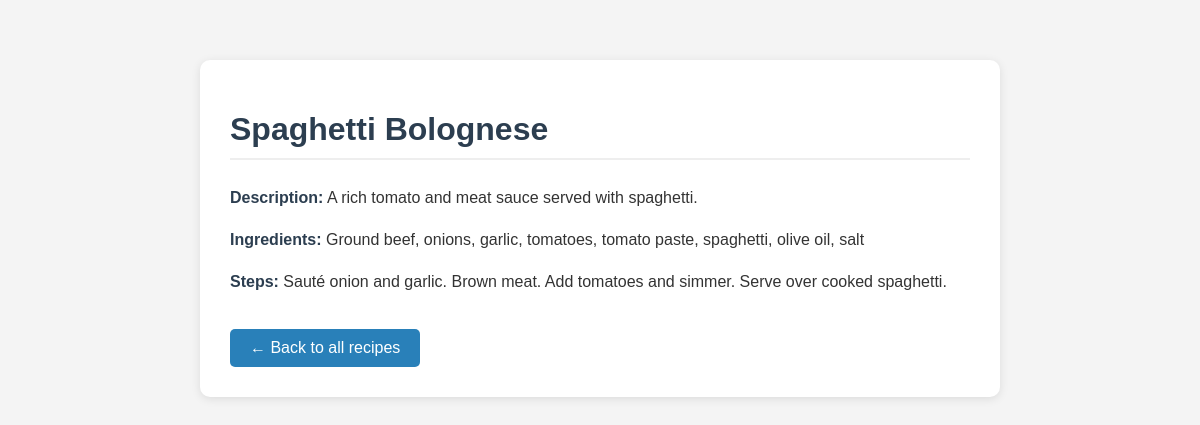
/recipe/4/, run on the app's committed database.
### recipe/models.py (models this page shows, shortened)
class Recipe(models.Model):
    title = models.CharField(max_length=100)
    description= models.TextField(default='No description provided')
    ingredients = models.TextField(default = 'Unknown ingredients')
    steps = models.TextField(default = 'No steps provided')

### recipe/views.py (the view)
# urls.py: path('recipe/<int:pk>/', views.recipe_detail,name='recipe_detail' )
def recipe_detail(request, pk):
    recipe = get_object_or_404(Recipe, pk=pk)
    return render(request, 'recipe_detail.html', {'recipe': recipe})

### recipe/templates/recipe_detail.html (shortened to what this page needs)
<!DOCTYPE html>
<html lang="en">
<head>
</head>
<body>
    <div class="container">
        <h1>{{ recipe.title }}</h1>
        <p><strong>Description:</strong> {{ recipe.description }}</p>
        <p><strong>Ingredients:</strong> {{ recipe.ingredients }}</p>
        <p><strong>Steps:</strong> {{ recipe.steps }}</p>
        <a class="button" href="{% url 'recipe_list' %}">← Back to all recipes</a>
    </div>
</body>
</html>

### recipe/templates/recipe_detail.html (style rules this page uses)
body { font-family: Arial, sans-serif; background-color: #f4f4f4; color: #333; max-width: 800px; margin: 40px auto; padding: 20px; }
.container { background-color: #fff; border-radius: 10px; padding: 30px; box-shadow: 0 2px 10px rgba(0, 0, 0, 0.1); }
h1 { color: #2c3e50; border-bottom: 2px solid #eee; padding-bottom: 10px; margin-bottom: 25px; }
p { margin-bottom: 15px; line-height: 1.6; }
strong { color: #2c3e50; }
a.button { display: inline-block; margin-top: 20px; padding: 10px 20px; background-color: #2980b9; color: white; text-decoration: none; border-radius: 5px; transition: background-color 0.3s ease; }

### data on the page
Recipe: title "Spaghetti Bolognese", description "A rich tomato and meat sauce served with spaghetti.", ingredients "Ground beef, onions, garlic, tomatoes, tomato paste, spaghetti, olive oil, salt", steps "Sauté onion and garlic. Brown meat. Add tomatoes and simmer. Serve over cooked spaghetti."
